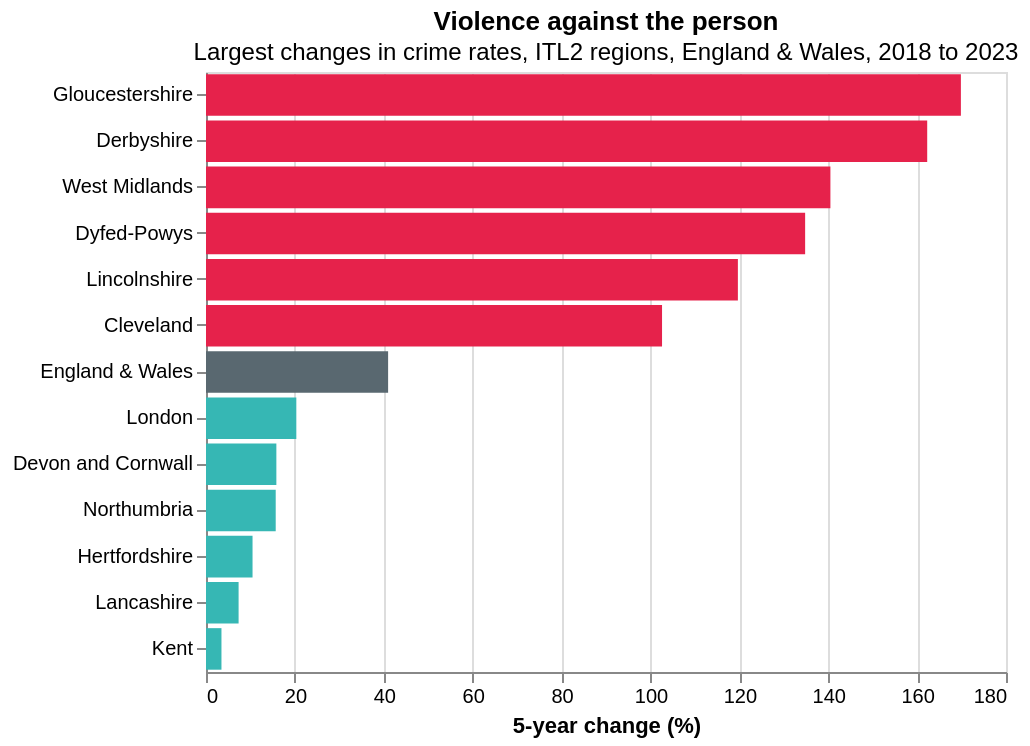

Describe this chart as a Vega-Lite specification.
### Vega-Lite specification from a JSON file in a GitHub repository (floating-point values rounded to 4 significant figures)
{"config": {"view": {"continuousWidth": 300, "continuousHeight": 300}}, "layer": [{"data": {"name": "data-9c00aa9dc2b1c1a0b4bf9b34ead12925"}, "mark": {"type": "line", "color": "#gray", "size": 2}, "encoding": {"x": {"field": "x", "type": "quantitative"}}}, {"data": {"name": "data-dc6643b19bd21ec85c84853d16db8e8c"}, "mark": {"type": "bar"}, "encoding": {"color": {"field": "colour", "scale": null, "type": "nominal"}, "tooltip": [{"field": "Area Name", "type": "nominal"}, {"field": "Crime type", "type": "nominal"}, {"field": "5-year change", "type": "quantitative"}], "x": {"axis": {"title": "5-year change (%)"}, "field": "5-year change", "type": "quantitative"}, "y": {"axis": {"title": ""}, "field": "Area Name", "sort": "-x", "type": "nominal"}}, "name": "view_37", "title": {"text": "Violence against the person", "subtitle": "Largest changes in crime rates, ITL2 regions, England & Wales, 2018 to 2023"}}], "height": 300, "params": [{"name": "param_334", "select": {"type": "interval", "encodings": ["x", "y"]}, "bind": "scales", "views": ["view_37"]}], "width": 400, "$schema": "https://vega.github.io/schema/vega-lite/v5.8.0.json", "datasets": {"data-9c00aa9dc2b1c1a0b4bf9b34ead12925": [{"x": 0}], "data-dc6643b19bd21ec85c84853d16db8e8c": [{"Area Code": "E23000037", "Area Name": "Gloucestershire", "Crime type": "Violence against the person", "rate (2018)": 14.07, "rate (2023)": 37.98, "5-year change": 169.9, "colour": "#e6224b"}, {"Area Code": "E23000018", "Area Name": "Derbyshire", "Crime type": "Violence against the person", "rate (2018)": 13.38, "rate (2023)": 35.09, "5-year change": 162.3, "colour": "#e6224b"}, {"Area Code": "E23000014", "Area Name": "West Midlands", "Crime type": "Violence against the person", "rate (2018)": 21.1, "rate (2023)": 50.74, "5-year change": 140.5, "colour": "#e6224b"}, {"Area Code": "W15000004", "Area Name": "Dyfed-Powys", "Crime type": "Violence against the person", "rate (2018)": 17.74, "rate (2023)": 41.66, "5-year change": 134.8, "colour": "#e6224b"}, {"Area Code": "E23000020", "Area Name": "Lincolnshire", "Crime type": "Violence against the person", "rate (2018)": 13.95, "rate (2023)": 30.64, "5-year change": 119.7, "colour": "#e6224b"}, {"Area Code": "E23000013", "Area Name": "Cleveland", "Crime type": "Violence against the person", "rate (2018)": 27.28, "rate (2023)": 55.26, "5-year change": 102.6, "colour": "#e6224b"}, {"Area Code": "E23000032", "Area Name": "Kent", "Crime type": "Violence against the person", "rate (2018)": 39.24, "rate (2023)": 40.61, "5-year change": 3.479, "colour": "#36b7b4"}, {"Area Code": "E23000003", "Area Name": "Lancashire", "Crime type": "Violence against the person", "rate (2018)": 32.72, "rate (2023)": 35.12, "5-year change": 7.334, "colour": "#36b7b4"}, {"Area Code": "E23000027", "Area Name": "Hertfordshire", "Crime type": "Violence against the person", "rate (2018)": 20.3, "rate (2023)": 22.43, "5-year change": 10.47, "colour": "#36b7b4"}, {"Area Code": "E23000007", "Area Name": "Northumbria", "Crime type": "Violence against the person", "rate (2018)": 32.3, "rate (2023)": 37.36, "5-year change": 15.69, "colour": "#36b7b4"}, {"Area Code": "E23000035", "Area Name": "Devon and Cornwall", "Crime type": "Violence against the person", "rate (2018)": 22.01, "rate (2023)": 25.5, "5-year change": 15.83, "colour": "#36b7b4"}, {"Area Code": "E23000001", "Area Name": "London", "Crime type": "Violence against the person", "rate (2018)": 23.06, "rate (2023)": 27.74, "5-year change": 20.32, "colour": "#36b7b4"}, {"Area Code": "K04000001", "Area Name": "England & Wales", "Crime type": "Violence against the person", "rate (2018)": 25.01, "rate (2023)": 35.26, "5-year change": 40.98, "colour": "#596870"}]}}
